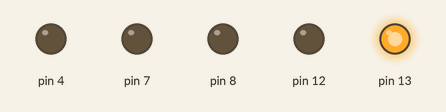
A sketch run on a simulated Arduino Uno, built with avr-gcc and run on an emulated ATmega328P. Parts: output pins drawn as LEDs (lit = HIGH).

Above: at 1.0 s.
At 3.0 s:
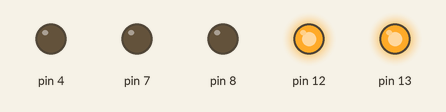
At 5.0 s:
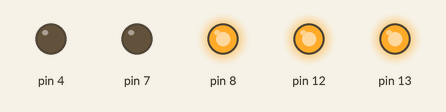
At 7.0 s:
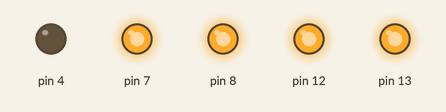
At 9.0 s:
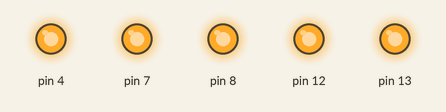
Timing chart, 0 to 11.5 s (numbered marks = the images above):
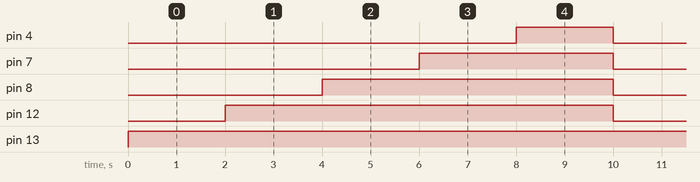

The sketch:

codigo.ino
```cpp
void setup()
{
  pinMode(13, OUTPUT);
  pinMode(12, OUTPUT);
  pinMode(8, OUTPUT);
  pinMode(7, OUTPUT);
  pinMode(4, OUTPUT);
}

void loop()
{
  digitalWrite(13, HIGH);
  delay(2000);
  digitalWrite(12, HIGH);
  delay(2000);
  digitalWrite(8, HIGH);
  delay(2000);
  digitalWrite(7, HIGH);
  delay(2000);
  digitalWrite(4, HIGH);
  delay(2000);
  digitalWrite(13, LOW);
  digitalWrite(12, LOW);
  digitalWrite(8, LOW);
  digitalWrite(7, LOW);
  digitalWrite(4, LOW);

}
```

Measured:
- by itself, pin 4: alternates HIGH for 2.0 s and LOW for 8.0 s
- by itself, pin 7: alternates HIGH for 4.0 s and LOW for 6.0 s
- by itself, pin 8: alternates HIGH for 6.0 s and LOW for 4.0 s
- by itself, pin 12: alternates HIGH for 8.0 s and LOW for 2.0 s
- by itself, pin 13: LOW → HIGH at 0.00 s
